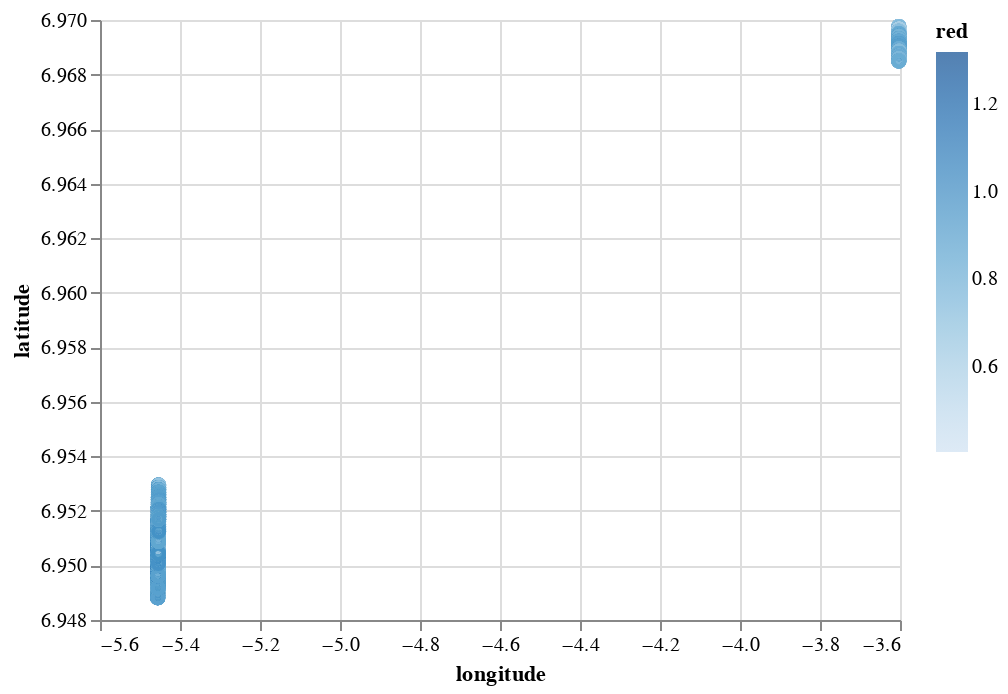

Here is the notebook cell this chart was saved with:
### Code cell
alt.Chart(
    pd.DataFrame(
        {
            "latitude": np.array(trainset["lat"])[[2, 3, 4, 5, 6, 7, 8, 9, 10]].reshape(
                -1
            ),
            "longitude": np.array(trainset["lon"])[
                [2, 3, 4, 5, 6, 7, 8, 9, 10]
            ].reshape(-1),
            "red": np.array(trainset["images"])[
                [2, 3, 4, 5, 6, 7, 8, 9, 10], :, :, 2
            ].reshape(-1)
            / 700,
        }
    )
).mark_point().encode(
    x=alt.X("longitude:Q", scale=alt.Scale(zero=False)),
    y=alt.Y("latitude:Q", scale=alt.Scale(zero=False)),
    color="red:Q",
)

### Figure 1 — Vega-Lite specification as saved in the notebook (floating-point values rounded to 4 significant figures; data arrays with more than 128 entries replaced by an {"elided": "..."} marker saying what was removed)
{"config": {"view": {"continuousWidth": 400, "continuousHeight": 300}}, "data": {"name": "data-f7113bd55f03052e8cf7f3003ba510ab"}, "mark": "point", "encoding": {"color": {"field": "red", "type": "quantitative"}, "x": {"field": "longitude", "scale": {"zero": false}, "type": "quantitative"}, "y": {"field": "latitude", "scale": {"zero": false}, "type": "quantitative"}}, "$schema": "https://vega.github.io/schema/vega-lite/v4.17.0.json", "datasets": {"data-f7113bd55f03052e8cf7f3003ba510ab": {"elided": "2025 records"}}}
